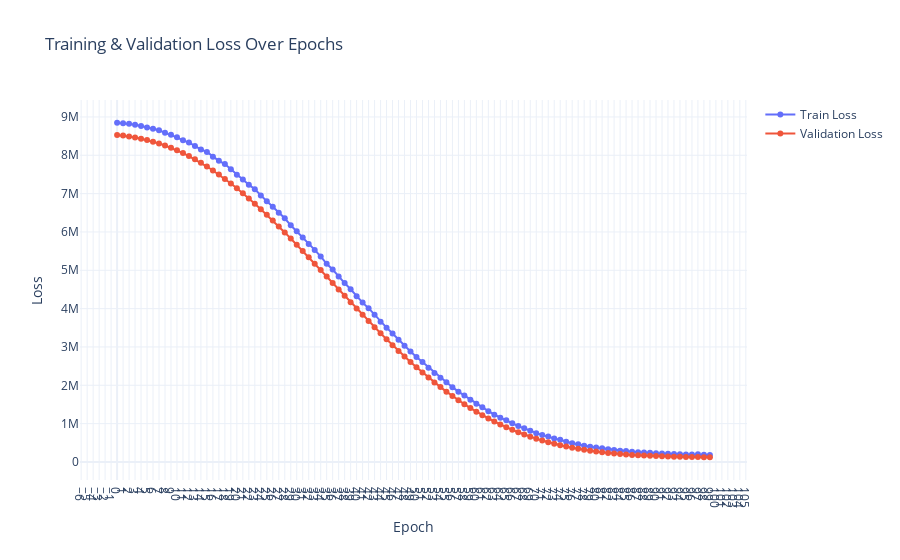

The notebook cell this image was saved under:
### Code cell
import plotly.graph_objects as go

fig = go.Figure()

fig.add_trace(go.Scatter(
    y=train_losses,
    mode="lines+markers",
    name="Train Loss"
))

fig.add_trace(go.Scatter(
    y=val_losses,
    mode="lines+markers",
    name="Validation Loss"
))

fig.update_layout(
    title="Training & Validation Loss Over Epochs",
    xaxis_title="Epoch",
    yaxis_title="Loss",
    xaxis = dict(tickmode='linear'),  # optional: shows every epoch
    template="plotly_white"
)

fig.show()
